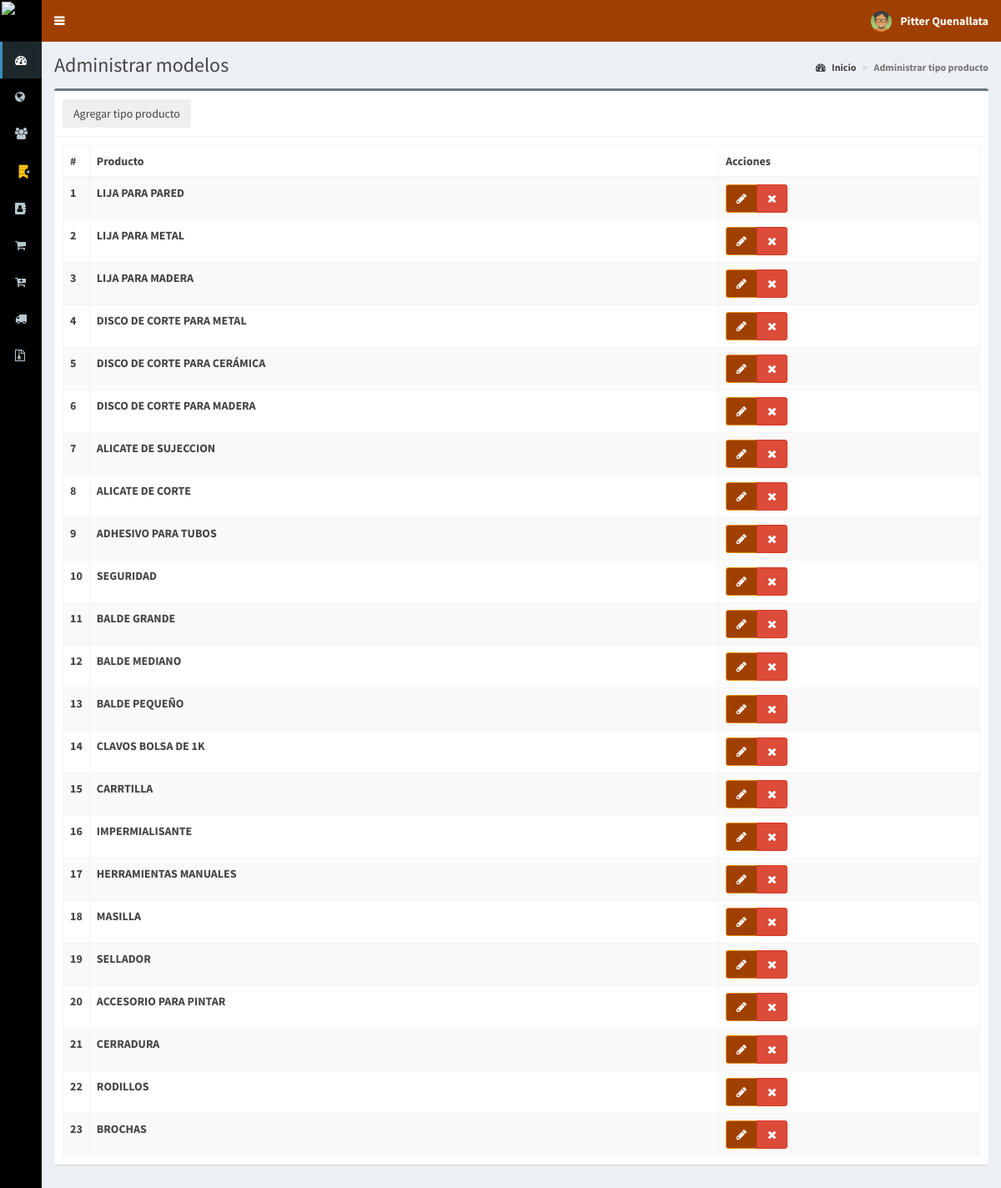
/madelas (signed in), run on the app's committed database.
### tables this page shows
CREATE TABLE `madelas` (
  `id` int(11) NOT NULL,
  `madela` text NOT NULL
);

### controladores/plantilla.controlador.php (called while the page is built)
<?php
class ControladorPlantilla{
	static public function ctrPlantilla(){
		include "vistas/plantilla.php";
	}
}

### index.php (called while the page is built, shortened)
<?php
require_once "controladores/plantilla.controlador.php";
require_once "controladores/usuarios.controlador.php";
require_once "controladores/madelas.controlador.php";
require_once "controladores/reportes.controlador.php";
require_once "modelos/madelas.modelo.php";
$plantilla = new ControladorPlantilla();
$plantilla -> ctrPlantilla();

### controladores/madelas.controlador.php (called while the page is built, shortened)
<?php
class ControladorMadelas{
	static public function ctrMostrarMadelas($item, $valor){
		$tabla = "madelas";
		$respuesta = ModeloMadelas::mdlMostrarMadelas($tabla, $item, $valor);
		return $respuesta;
	}
}

### modelos/conexion.php (called while the page is built)
<?php
class Conexion{
	static public function conectar(){
		$link = new PDO("mysql:host=localhost;dbname=ferreteria",
			            "root",
			            "");
		$link->exec("set names utf8");
		return $link;
	}
}

### modelos/madelas.modelo.php (called while the page is built, shortened)
<?php
require_once "conexion.php";
class ModeloMadelas{
	static public function mdlMostrarMadelas($tabla, $item, $valor){
		if($item != null){
			$stmt = Conexion::conectar()->prepare("SELECT * FROM $tabla WHERE $item = :$item");
			$stmt -> bindParam(":".$item, $valor, PDO::PARAM_STR);
			$stmt -> execute();
			return $stmt -> fetch();
		}else{
			$stmt = Conexion::conectar()->prepare("SELECT * FROM $tabla");
			$stmt -> execute();
			return $stmt -> fetchAll();
		}
	}
}

### vistas/modulos/madelas.php (the view, shortened to what this page needs)
<div class="content-wrapper">
  <section class="content-header">
    <h1>
      Administrar modelos
    </h1>
    <ol class="breadcrumb">
      <li><a href="inicio"><i class="fa fa-dashboard"></i> Inicio</a></li>
      <li class="active">Administrar tipo producto</li>
    </ol>
  </section>
  <section class="content">
    <div class="box">
      <div class="box-header with-border">
        <button class="btn custom-btn" data-toggle="modal" data-target="#modalAgregarMadela">
          Agregar tipo producto
        </button>
      </div>
      <div class="box-body">
        <table class="table table-bordered table-striped dt-responsive tablas" width="100%">
          <thead>
            <tr>
              <th style="width:10px">#</th>
              <th>Producto</th>
              <th>Acciones</th>
            </tr>
          </thead>
          <tbody>
            <?php
            $item = null;
            $valor = null;
            $madelas = ControladorMadelas::ctrMostrarMadelas($item, $valor);
            foreach ($madelas as $key => $value) {
              echo '<tr>
                      <td>' . ($key + 1) . '</td>
                      <td class="text-uppercase">' . $value["madela"] . '</td>
                      <td>
                        <div class="btn-group">
                          <button class="btn btn-warning btnEditarMadela" idMadela="' . $value["id"] . '" data-toggle="modal" data-target="#modalEditarMadela">
                            <i class="fa fa-pencil"></i>
                          </button>';
              if ($_SESSION["perfil"] == "Administrador") {
                  echo '<button class="btn btn-danger btnEliminarMadela" idMadela="' . $value["id"] . '">
                            <i class="fa fa-times"></i>
                        </button>';
              }
              echo '</div>
                    </td>
                    </tr>';
          }
            ?>
          </tbody>
        </table>
      </div>
    </div>
  </section>
</div>

### data on the page
madelas: madela "LIJA PARA PARED"
madelas: madela "LIJA PARA METAL"
madelas: madela "LIJA PARA MADERA"
madelas: madela "DISCO DE CORTE PARA METAL"
madelas: madela "DISCO DE CORTE PARA CERÁMICA"
madelas: madela "DISCO DE CORTE PARA MADERA"
madelas: madela "ALICATE DE SUJECCION"
madelas: madela "ALICATE DE CORTE"
madelas: madela "ADHESIVO PARA TUBOS"
madelas: madela "SEGURIDAD"
madelas: madela "BALDE GRANDE"
madelas: madela "BALDE MEDIANO"
madelas: madela "BALDE PEQUEÑO"
madelas: madela "CLAVOS BOLSA DE 1K"
madelas: madela "CARRTILLA"
madelas: madela "IMPERMIALISANTE"
madelas: madela "HERRAMIENTAS MANUALES"
madelas: madela "MASILLA"
madelas: madela "SELLADOR"
madelas: madela "ACCESORIO PARA PINTAR"
madelas: madela "CERRADURA"
madelas: madela "RODILLOS"
madelas: madela "BROCHAS"

### other printed values
$_SESSION["nombre"] "Pitter Quenallata"
